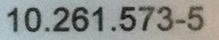
#> input picture ejemplos/rut_2.jpg, 219 x 40 px
$ python Grey_Image.py
#> lines starting #> are read from the running program, lines starting #| are printed output that depends on the picture; after the words box and inside, x2 and y2 are one past the last pixel; in counts of white or black regions, pixels touching at a corner belong together
### Algorithms.py
import numpy as np
from skimage.filters import threshold_local

def Otsu(im):
    '''

    :param im: Grey_Image
    :return: ostsu threshold for a gray image
    '''
    h = im.get_histogram()
    h = h / np.sum(h)
    accum = getAccum(h)
    media_t = np.zeros(256,  np.float32)
    #compute media for each t in [0..255]
    for i in range(0,256):
        media_t[i] = media_t[i-1] + i*h[i]
    mu = media_t[255]
    best_t = 0
    best_val = 0
    eps = 0.0001
    for t in range(1,256):
        w0 = accum[t]
        w1 = 1.0 - w0
        mu_0 = media_t[t] / (w0 + eps)
        mu_1 = (mu - media_t[t]) / (w1 + eps)
        val = w0*(mu_0 - mu)*(mu_0 - mu) + w1*(mu_1 - mu)*(mu_1 - mu)
        if val > best_val:
            best_val = val
            best_t = t
    return best_t

# [8 lines left out: function Adaptative, not called in this run]

def getAccum(histogram, length=256):
    '''

    :param histogram: history of each color occurance
    :param length: range of color intensity
    :return: compute accum
    '''
    accum=np.zeros(length)
    accum[0]=histogram[0]
    for i in range(1,length):
        accum[i]=accum[i-1]+histogram[i]
    return accum

### Graph.py
from Component import *
import queue
import matplotlib.pyplot as plt


class Graph:

    def __init__(self, matrix):
        self.M = matrix
        self.rows = len(self.M)
        self.cols = len(self.M[0])
        # vector of visited nodes
        self.V = []
        # vector of 8-connected componets
        self.components = []
        # current component id
        self.id = 0

    def mark_visited(self, x):
        '''

        :param x: tuple (i,j) for position of a node in a graph
        :return: void
        '''
        self.V.append(x)

    def in_range(self, x):
        '''

        :param x: tuple (i,j)
        :return: bool , is the tuple inside the range of the graph limits
        '''
        if x[0] < self.rows and x[0] >= 0:
            return x[1] < self.cols and x[1] >= 0

    # my depth search algorithm
    def dfs(self):
        for i in range(self.rows):
            for j in range(self.cols):
                if (i, j) in self.V: continue
                self.mark_visited((i, j))
                # print(i,j)
                if (self.M[i][j] == 0):
                    comp = Component(self.id)
                    self.components.append(comp)
                    comp.append_point((i, j))
                    self.id += 1
                    self.bfs_iterative(comp, i, j)

    # my breadth search algorithm
    def bfs_iterative(self, comp, i, j):
        '''

        :param comp: Component
        :param i: position in row
        :param j: position in column
        :return: void
        '''
        myqueue = queue.Queue(maxsize=0)
        myqueue.put((i, j))
        while not myqueue.empty():
            x = myqueue.get()
            i = x[0]
            j = x[1]
            neighbours = [(i - 1, j), (i - 1, j + 1), (i, j + 1), (i + 1, j + 1),
                          (i + 1, j), (i + 1, j - 1), (i, j - 1), (i - 1, j - 1)]
            for x in neighbours:
                if self.in_range(x) and x not in self.V:

                    if self.M[x[0]][x[1]] == 0:
                        self.mark_visited(x)
                        comp.append_point(x)
                        myqueue.put(x)

### Component.py
import math
import numpy as np

class Component:

    def __init__(self, id):
        # points that form the component
        self.id = id
        self.points = []
        self.boundary = []
        self.boundingbox = []
        self.feature_vector = []
        self.proportion= 0
        self.image= []

    # [5 lines left out: function init_attributes, not called in this run]

    def append_point(self, x):
        '''

        :param x: tuple (i,j)
        :return: void
        '''
        self.points.append(x)

    # [235 lines left out: functions find_box, draw_box, in_range, next_neighbour, find_borders, draw_borders and 3 more, not called in this run]

### Grey_Image.py
import matplotlib.pyplot as plt
from skimage import io
from Algorithms import *
from Graph import *


#
class Grey_Image:

    def __init__(self, file, algorithm):
        '''

        :param file: source file jpg image
        :param algorithm: funcition either Otsu or Adaptative
        '''
#> called with file = 'ejemplos/rut_2.jpg'
        self.filename = file
        self.rgbimage = io.imread(self.filename)
#> self.rgbimage is the input picture: shape (40, 219, 3); mean R, G, B 144, 146.5, 143.5
        self.gimage = self.to_gray()
#> in to_gray, `red = self.rgbimage[:, :, 0]`:
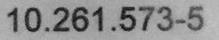
#> red: shape (40, 219); min 9, max 193, mean 144
#> in to_gray, `blue = self.rgbimage[:, :, 2]`:
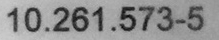
#> blue: shape (40, 219); min 9, max 204, mean 143.5
        self.max = 255
        self.binimage = self.to_binary(algorithm)
#> after the loop in get_histogram, `for i in range(self.gimage.shape[0]):`: h = 256 values, max 408 at index 168, min 0 at index 0, mean 34.22
#> in Otsu, `h = h / np.sum(h)`: h = 256 values, max 0.0466 at index 168, min 0 at index 0, mean 0.00391
#> after the loop in getAccum, `for i in range(1,length):`: accum = 256 values from 0 to 1
#> after the loop in Otsu, `for i in range(0,256):`: media_t = 256 values from 0 to 144.9
#> in Otsu, `mu = media_t[255]`: mu = 144.9
#> the loop in Otsu, `for t in range(1,256):` made 255 passes
#> (w0, w1, mu_0, mu_1, val, best_val) on passes 1, 11, 15, 17, 19, 20, 24, 25, 26, 27, 28, 29: (0, 1, 0, 144.9, 0.00021, 0.00021), (0.000228, 1, 7.65, 144.9, 4.3, 4.3), (0.000342, 1, 9.55, 144.9, 6.28, 6.28), (0.000457, 1, 11.07, 145, 8.18, 8.18), (0.000685, 0.999, 13.38, 145, 11.86, 11.86), (0.000799, 0.999, 14.22, 145, 13.66, 13.66), (0.000913, 0.999, 15.32, 145, 15.35, 15.35), (0.00103, 0.999, 16.3, 145, 17.01, 17.01), (0.00148, 0.999, 19.1, 145.1, 23.52, 23.52), (0.00205, 0.998, 21.19, 145.2, 31.51, 31.51), (0.00263, 0.997, 22.62, 145.2, 39.36, 39.36), (0.00331, 0.997, 23.9, 145.3, 48.63, 48.63)
#> (w0, w1, mu_0, mu_1, val) on passes 2 to 7: (0, 1, 0, 144.9, 0.00021), (0, 1, 0, 144.9, 0.00021), (0, 1, 0, 144.9, 0.00021), (0, 1, 0, 144.9, 0.00021), (0, 1, 0, 144.9, 0.00021), (0, 1, 0, 144.9, 0.00021)
#> after the loop in Otsu, `for t in range(1,256):`: best_t = 117; best_val = 1382.4
#> in to_binary, `th = algorithm(self)`: th = 117
#> in to_binary, `mybin = self.gimage >= th`:
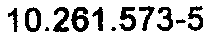
#> mybin: shape (40, 219) bool; 80% white; 12 black regions (2 under 20 px), largest, box (x1, y1, x2, y2) and area: (71, 7, 89, 32) 265, (119, 7, 136, 31) 229, (25, 7, 41, 32) 219
#> (printed output is left out)
        self.components = self.get_components()
#> in __init__, `self.rows = len(self.M)`: self.rows = 40
#> in __init__, `self.cols = len(self.M[0])`: self.cols = 219
#> self.components = 12 items
        self.init_attributes()
#> the loop in init_attributes, `for x in self.components:` made 1 pass

    def init_attributes(self):
        for x in self.components:
#> (the run stopped early here; a loop or call above may not have finished)

$ run again, with ejemplos/rut_1.jpg copied over ejemplos/rut_2.jpg
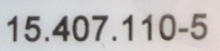
#> input picture ejemplos/rut_1.jpg, 220 x 51 px
#> in __init__, self.rgbimage is the input picture: shape (51, 220, 3); mean R, G, B 192.1, 189.4, 189
#> after the loop in get_histogram, `for i in range(self.gimage.shape[0]):`: h = 256 values, max 824 at index 215, min 0 at index 0, mean 43.83
#> in Otsu, `h = h / np.sum(h)`: h = 256 values, max 0.0734 at index 215, min 0 at index 0, mean 0.00391
#> after the loop in getAccum, `for i in range(1,length):`: accum = 256 values from 0 to 1
#> after the loop in Otsu, `for i in range(0,256):`: media_t = 256 values from 0 to 189.7
#> mu = 189.7
#> the loop in Otsu, `for t in range(1,256):` made 255 passes
#> (w0, w1, mu_0, mu_1, val, best_val) on passes 1, 42, 43, 45, 46, 47, 48, 49: (0, 1, 0, 189.7, 0.00036, 0.00036), (8.91e-05, 1, 19.79, 189.7, 2.57, 2.57), (0.000267, 1, 31.05, 189.7, 6.73, 6.73), (0.000446, 1, 35.61, 189.7, 10.58, 10.58), (0.000535, 0.999, 37.07, 189.7, 12.46, 12.46), (0.000624, 0.999, 38.29, 189.7, 14.3, 14.3), (0.000713, 0.999, 39.36, 189.8, 16.12, 16.12), (0.000802, 0.999, 40.31, 189.8, 17.91, 17.91)
#> after the loop in Otsu, `for t in range(1,256):`: best_t = 152; best_val = 1637.6
#> th = 152
#> in to_binary, `mybin = self.gimage >= th`:
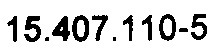
#> mybin: shape (51, 220) bool; 84% white; 12 black regions (2 under 20 px), largest, box (x1, y1, x2, y2) and area: (24, 16, 41, 42) 255, (72, 15, 89, 42) 253, (52, 16, 70, 41) 245
#> (printed output is left out)
#> self.rows = 51
#> self.cols = 220
#> self.components = 12 items
#> the loop in init_attributes, `for x in self.components:` made 1 pass

$ run again, with ejemplos/rut_10.jpg copied over ejemplos/rut_2.jpg
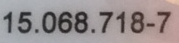
#> input picture ejemplos/rut_10.jpg, 179 x 43 px
#> in __init__, self.rgbimage is the input picture: shape (43, 179, 3); mean R, G, B 151.2, 142.6, 143.1
#> in to_gray, `green = self.rgbimage[:, :, 1]`:
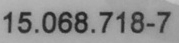
#> green: shape (43, 179); min 27, max 194, mean 142.6
#> after the loop in get_histogram, `for i in range(self.gimage.shape[0]):`: h = 256 values, max 428 at index 168, min 0 at index 0, mean 30.07
#> in Otsu, `h = h / np.sum(h)`: h = 256 values, max 0.0556 at index 168, min 0 at index 0, mean 0.00391
#> after the loop in getAccum, `for i in range(1,length):`: accum = 256 values from 0 to 1
#> after the loop in Otsu, `for i in range(0,256):`: media_t = 256 values from 0 to 144.8
#> mu = 144.8
#> the loop in Otsu, `for t in range(1,256):` made 255 passes
#> (w0, w1, mu_0, mu_1, val, best_val) on passes 1, 29, 30, 31, 33, 34, 35, 36: (0, 1, 0, 144.7, 0.00021, 0.00021), (0.00026, 1, 20.94, 144.8, 3.98, 3.98), (0.00039, 1, 23.34, 144.8, 5.75, 5.75), (0.00052, 0.999, 24.95, 144.8, 7.46, 7.46), (0.00104, 0.999, 28.62, 144.9, 14.03, 14.03), (0.00169, 0.998, 30.57, 144.9, 22.05, 22.05), (0.00221, 0.998, 31.57, 145, 28.35, 28.35), (0.0039, 0.996, 33.44, 145.2, 48.47, 48.47)
#> after the loop in Otsu, `for t in range(1,256):`: best_t = 115; best_val = 1287.7
#> th = 115
#> in to_binary, `mybin = self.gimage >= th`:
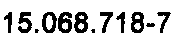
#> mybin: shape (43, 179) bool; 81.8% white; 12 black regions (2 under 20 px), largest, box (x1, y1, x2, y2) and area: (58, 12, 72, 33) 203, (74, 12, 88, 33) 200, (131, 12, 144, 33) 185
#> (printed output is left out)
#> self.rows = 43
#> self.cols = 179
#> self.components = 12 items
#> the loop in init_attributes, `for x in self.components:` made 1 pass

$ run again, with ejemplos/rut_3.jpg copied over ejemplos/rut_2.jpg
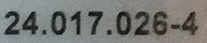
#> input picture ejemplos/rut_3.jpg, 207 x 43 px
#> in __init__, self.rgbimage is the input picture: shape (43, 207, 3); mean R, G, B 116.7, 118.4, 115.4
#> in to_gray, `blue = self.rgbimage[:, :, 2]`:
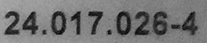
#> blue: shape (43, 207); min 4, max 180, mean 115.4
#> after the loop in get_histogram, `for i in range(self.gimage.shape[0]):`: h = 256 values, max 376 at index 135, min 0 at index 0, mean 34.77
#> in Otsu, `h = h / np.sum(h)`: h = 256 values, max 0.0422 at index 135, min 0 at index 0, mean 0.00391
#> after the loop in getAccum, `for i in range(1,length):`: accum = 256 values from 0 to 1
#> after the loop in Otsu, `for i in range(0,256):`: media_t = 256 values from 0 to 117
#> mu = 117
#> the loop in Otsu, `for t in range(1,256):` made 255 passes
#> (w0, w1, mu_0, mu_1, val, best_val) on passes 1, 5, 6, 8, 9, 12, 13, 14: (0, 1, 0, 117, 0.000137, 0.000137), (0.000225, 1, 3.46, 117, 2.9, 2.9), (0.000337, 1, 4.11, 117, 4.3, 4.3), (0.000449, 1, 4.91, 117.1, 5.65, 5.65), (0.000674, 0.999, 6.1, 117.1, 8.3, 8.3), (0.000899, 0.999, 7.42, 117.1, 10.8, 10.8), (0.00101, 0.999, 7.99, 117.1, 12.03, 12.03), (0.00112, 0.999, 8.54, 117.1, 13.23, 13.23)
#> after the loop in Otsu, `for t in range(1,256):`: best_t = 92; best_val = 1124.8
#> th = 92
#> in to_binary, `mybin = self.gimage >= th`:
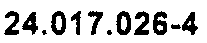
#> mybin: shape (43, 207) bool; 79.7% white; 12 black regions (1 under 20 px), largest, box (x1, y1, x2, y2) and area: (153, 11, 167, 35) 230, (116, 11, 131, 35) 223, (51, 11, 66, 35) 217
#> (printed output is left out)
#> self.rows = 43
#> self.cols = 207
#> self.components = 12 items
#> the loop in init_attributes, `for x in self.components:` made 1 pass
